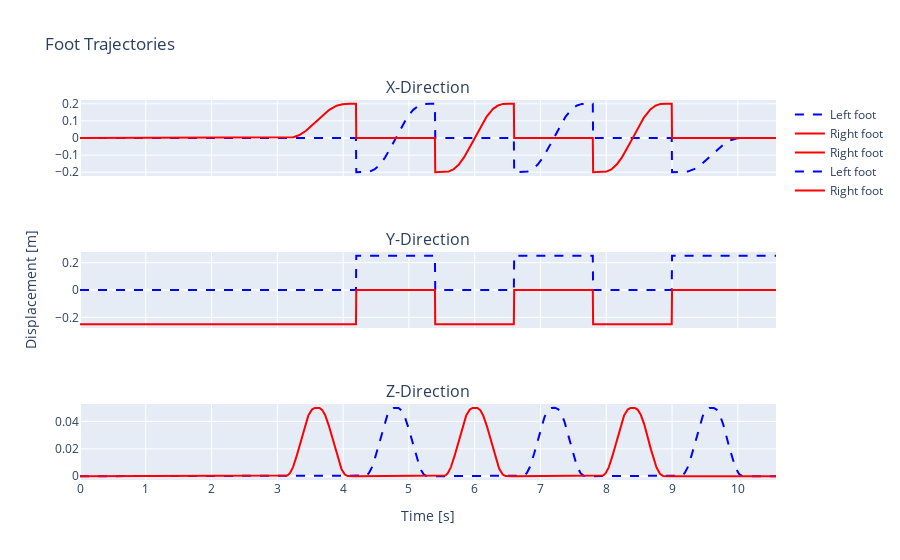

Notebook cell for this chart:
### Code cell
import plotly.express as px
from plotly.subplots import make_subplots
import plotly.graph_objects as go

data = motion_traj
time = data['time']
left_foot_color = 'blue'
right_foot_color = 'red'

fig = make_subplots(rows=3, 
                    cols=1,  # Remove the 0 before cols=1
                    vertical_spacing=0.2,
                    subplot_titles=('X-Direction', 'Y-Direction', 'Z-Direction'),
                    shared_xaxes=True,
                    shared_yaxes=True
)
fig.add_trace(go.Scatter(x=time, y=data['left_foot_x'], mode='lines', line=dict(color=left_foot_color, dash='dash'), name='Left foot'), row=1, col=1)
fig.add_trace(go.Scatter(x=time, y=data['right_foot_x'], mode='lines', line=dict(color=right_foot_color), name='Right foot'), row=1, col=1)

fig.add_trace(go.Scatter(x=time, y=data['left_foot_y'], mode='lines', line=dict(color=left_foot_color, dash='dash'), showlegend=False, name='Left foot'), row=2, col=1)
fig.add_trace(go.Scatter(x=time, y=data['right_foot_y'], mode='lines', line=dict(color=right_foot_color), showlegend=False, name='Right foot'), row=2, col=1)

fig.add_trace(go.Scatter(x=time, y=data['left_foot_z'], mode='lines', line=dict(color=left_foot_color, dash='dash'), showlegend=False, name='Left foot'), row=3, col=1)
fig.add_trace(go.Scatter(x=time, y=data['right_foot_z'], mode='lines', line=dict(color=right_foot_color), showlegend=False, name='Right foot'), row=3, col=1)

fig.update_xaxes(title_text='Time [s]', row=3, col=1)
fig.update_yaxes(title_text='Displacement [m]', row=2, col=1)
fig.update_xaxes(dtick=1)
fig.update_layout(title='Foot Trajectories')
fig.show()

### Figure 1 — Plotly figure (JSON) as saved in the notebook; plotly's stock layout.template omitted (floating-point values rounded to 4 significant figures; data arrays with more than 128 entries replaced by an {"elided": "..."} marker saying what was removed)
{"data": [{"line": {"color": "blue", "dash": "dash"}, "mode": "lines", "name": "Left foot", "type": "scatter", "x": {"elided": "2117 float values"}, "xaxis": "x", "y": {"elided": "2117 float values"}, "yaxis": "y"}, {"line": {"color": "red"}, "mode": "lines", "name": "Right foot", "type": "scatter", "x": {"elided": "2117 float values"}, "xaxis": "x", "y": {"elided": "2117 float values"}, "yaxis": "y"}, {"line": {"color": "blue", "dash": "dash"}, "mode": "lines", "name": "Left foot", "showlegend": false, "type": "scatter", "x": {"elided": "2117 float values"}, "xaxis": "x2", "y": {"elided": "2117 float values"}, "yaxis": "y2"}, {"line": {"color": "red"}, "mode": "lines", "name": "Right foot", "type": "scatter", "x": {"elided": "2117 float values"}, "xaxis": "x2", "y": {"elided": "2117 float values"}, "yaxis": "y2"}, {"line": {"color": "blue", "dash": "dash"}, "mode": "lines", "name": "Left foot", "type": "scatter", "x": {"elided": "2117 float values"}, "xaxis": "x3", "y": {"elided": "2117 float values"}, "yaxis": "y3"}, {"line": {"color": "red"}, "mode": "lines", "name": "Right foot", "type": "scatter", "x": {"elided": "2117 float values"}, "xaxis": "x3", "y": {"elided": "2117 float values"}, "yaxis": "y3"}], "layout": {"annotations": [{"font": {"size": 16}, "showarrow": false, "text": "X-Direction", "x": 0.5, "xanchor": "center", "xref": "paper", "y": 1, "yanchor": "bottom", "yref": "paper"}, {"font": {"size": 16}, "showarrow": false, "text": "Y-Direction", "x": 0.5, "xanchor": "center", "xref": "paper", "y": 0.6, "yanchor": "bottom", "yref": "paper"}, {"font": {"size": 16}, "showarrow": false, "text": "Z-Direction", "x": 0.5, "xanchor": "center", "xref": "paper", "y": 0.2, "yanchor": "bottom", "yref": "paper"}], "title": {"text": "Foot Trajectories"}, "xaxis": {"anchor": "y", "domain": [0, 1], "dtick": 1, "matches": "x3", "showticklabels": false}, "xaxis2": {"anchor": "y2", "domain": [0, 1], "dtick": 1, "matches": "x3", "showticklabels": false}, "xaxis3": {"anchor": "y3", "domain": [0, 1], "dtick": 1, "title": {"text": "Time [s]"}}, "yaxis": {"anchor": "x", "domain": [0.8, 1]}, "yaxis2": {"anchor": "x2", "domain": [0.4, 0.6], "title": {"text": "Displacement [m]"}}, "yaxis3": {"anchor": "x3", "domain": [0, 0.2]}}}
